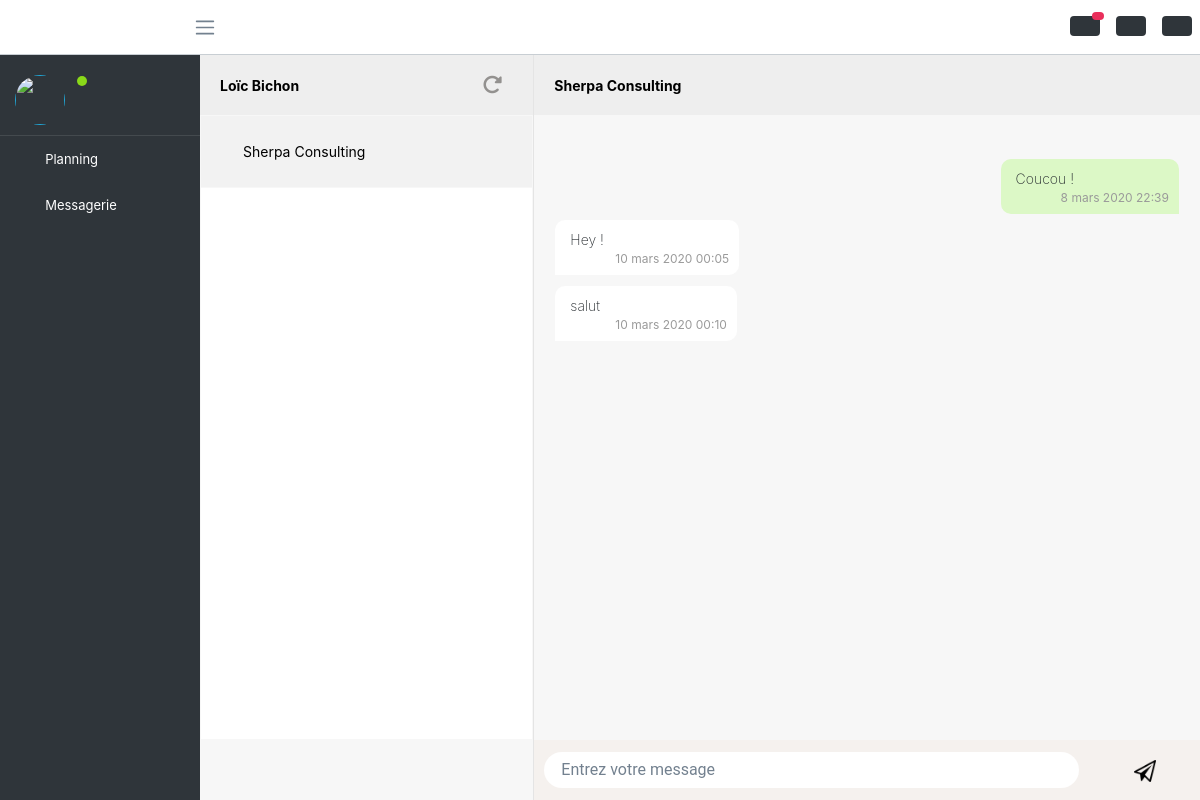
Page /messagerie/sherpa&0/ (signed in) on the committed database.
### planning/models.py (models this page shows, shortened)
class Bdd_messages(models.Model):
	id = models.AutoField(primary_key = True)
	envoyeur = models.ForeignKey(User, related_name='envoyeur')
	receveur = models.ForeignKey(User, related_name='receveur')
	message = models.TextField()
	date = models.DateTimeField(default=timezone.now, verbose_name="Date d'envoi")
	lu = models.BooleanField(default = False)
	class Meta:
		verbose_name = "Message"
		ordering = ['date']

### planning/views.py (the view, shortened to what this page needs)
# urls.py: url(r'^messagerie/(?P<username>[\w+.@-]+)&(?P<all>[01])/$', views.message, name='message'),
@login_required
def message(request, username, all):
	admin = False
	if request.user.groups.filter(name__in=["Admin"]).exists():
		admin = True
	else:
		if request.user.user_django.archive:
			return HttpResponseRedirect('/login')
	see_all = int(all)
	if admin:
		consultants = User.objects.filter(Q(groups__name__in=['Consultant'])&Q(user_django__archive=False))
	else:
		consultants = User.objects.filter(groups__name__in=['Admin'])
	try:
	    consultant_selectionne = User.objects.get(username = username)
	except SomeModel.DoesNotExist:
	    consultant_selectionne = None
	if consultant_selectionne:
		msg_count = Bdd_messages.objects.filter(Q(envoyeur__username = consultant_selectionne.username)|Q(receveur__username = consultant_selectionne.username)).count()
		if see_all == 1:
			msg = Bdd_messages.objects.filter(Q(envoyeur__username = consultant_selectionne.username)|Q(receveur__username = consultant_selectionne.username))
		else:
			msg = Bdd_messages.objects.filter(Q(envoyeur__username = consultant_selectionne.username)|Q(receveur__username = consultant_selectionne.username)).order_by('-date')[:10][::-1]
		for m in msg:
			if m.envoyeur.username == consultant_selectionne.username:
				m.lu = True
				m.save()
	else:
		msg = None
	notif = {}
	for c in consultants:
		msg_notif = Bdd_messages.objects.filter(envoyeur__username = c.username).order_by('-date')[:10][::-1]
		compteur = 0
		for m in msg_notif:
			if not m.lu:
				compteur += 1
		notif[c.username] = compteur
	context = locals()
	template = "messagerie.html"
	return render(request,template,context)

### planning/context_processors.py (called while the page is built)
def notif_total(request):
	msg = Bdd_messages.objects.all()
	notif_total = 0
	for m in msg:
		if m.receveur.username == request.user.username:
			if not m.lu:
				notif_total += 1
	return {"notif_total": notif_total}

### planning/templates/messagerie.html (shortened to what this page needs)
{% extends 'base_planning.html' %}
{% load staticfiles %}
{% block link %}
<link href="{% static 'planning/css/messagerie.css' %}" rel="stylesheet">
{% endblock %}
{% block content %}
<div class="container application">
  <div class="row app-one">
    <div class="col-sm-4 side">
      <div class="side-one">
        <div class="row heading">
          <div class="col-sm-10 col-xs-10 heading-name">
            <p class="heading-name-meta" id="heading-name-meta">{{user.first_name}} {{user.last_name}}
            </p>
          </div>
          {% if consultant_selectionne %}
          <div class="col-sm-2 col-xs-2 heading-compose  pull-right">
            <a href="{% url 'message' consultant_selectionne.username 0 %}">
              <i class="fa fa-redo-alt" aria-hidden="true" align></i>
            </a>
          </div>
          {% endif %}
        </div>
        <div class="row sideBar">
          <div>
          {% for consultant in consultants %}
          {% if consultant.username == consultant_selectionne.username %}
            <a href="{% url 'message' consultant.username 0 %}"><div class="row sideBar-body-selectionne">
          {% else %}
            <a href="{% url 'message' consultant.username 0 %}"><div class="row sideBar-body">
          {% endif %}
              <div class="col-sm-12 col-xs-12 sideBar-main">
                <div class="row">
                  <div class="col-sm-10 col-xs-10 sideBar-name">
                    <span class="name-meta" id="name-meta">
                      {{ consultant.first_name }} {{ consultant.last_name }}
                    </span>
                  </div>
                  <div class="col-sm-2 col-xs-2 sideBar-notif">
                  </div>
                </div>
              </div>
            </div></a>
          {% endfor %}
          </div>
        </div>
      </div>
    </div>
    {% if consultant_selectionne %}
    <div class="col-sm-8 conversation">
      <div class="row heading">
        <div class="col-sm-8 col-xs-7 heading-name">
          <p class="heading-name-meta" id="heading-name-meta">{{ consultant_selectionne.first_name }} {{ consultant_selectionne.last_name }}
          </p>
        </div>
      </div>
      <div class="row message" id="conversation">
        <div class="row message-previous">
        </div>
        <div class="message-wrapper" id="message-wrapper">
          {% for message in msg %}
          {% if message.receveur.username == user.username and message.envoyeur.username == consultant_selectionne.username %}
          <div class="row message-body">
            <div class="col-sm-12 message-main-receiver">
              <div class="receiver">
                <div class="message-text">
                  {{ message.message }}
                </div>
                <span class="message-time pull-right">
                  {{ message.date }}
                </span>
              </div>
            </div>
          </div>
          {% elif message.envoyeur.username == user.username and message.receveur.username == consultant_selectionne.username %}
          <div class="row message-body">
            <div class="col-sm-12 message-main-sender">
              <div class="sender">
                <div class="message-text">
                  {{ message.message }}
                </div>
                <span class="message-time pull-right">
                  {{ message.date }}
                </span>
              </div>
            </div>
          </div>
          {% endif %}
          {% endfor %}
        </div>
      </div>
      <form class="row reply" action="" method="POST" id="post-form"> {% csrf_token %}
        <div class="col-sm-10 col-xs-10 reply-main">
          <textarea class="form-control" rows="1" name="message-texte" placeholder="Entrez votre message"></textarea>
        </div>
        <div class="col-sm-2 col-xs-2 reply-send">
          <input type="submit" name="message-envoyer" class="bouton-envoyer">
        </div>
      </form>
    </div>
    {% else %}
    <div class="col-sm-8 conversation">
      <div class="row heading">
      </div>
      <p id="texte-contact">Selectionnez un contact</p>
    </div>
    {% endif %}
  </div>
</div>
{% endblock %}

### planning/static/planning/css/main.css (style rules this page uses)
input, textarea, select, .form-row p, form .button { margin: 2px 0; padding: 2px 3px; vertical-align: middle; font-family: "Roboto", "Lucida Grande", Verdana, Arial, sans-serif; font-weight: normal; font-size: 13px; }
.pull-right { float: right!important; }

### rows in the picture
Bdd_messages: message "Coucou !", date "8 mars 2020 22:39"
Bdd_messages: message "Hey !", date "10 mars 2020 00:05"
Bdd_messages: message "salut", date "10 mars 2020 00:10"

### other values in the picture
{{ user.first_name }} "Loïc"
{{ user.last_name }} "Bichon"
{{ consultant.first_name }} "Sherpa"
{{ consultant.last_name }} "Consulting"
{{ consultant_selectionne.first_name }} "Sherpa"
{{ consultant_selectionne.last_name }} "Consulting"
